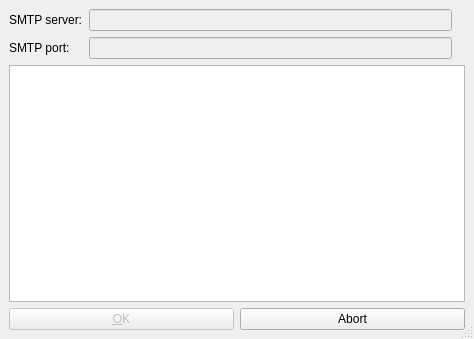
<ui version="4.0" >
 <class>CGexConnectionTestDialog_base</class>
 <widget class="QDialog" name="CGexConnectionTestDialog_base" >
  <property name="geometry" >
   <rect>
    <x>0</x>
    <y>0</y>
    <width>474</width>
    <height>339</height>
   </rect>
  </property>
  <property name="windowTitle" >
   <string>Connection test</string>
  </property>
  <property name="windowIcon" >
   <iconset resource="gex_email.qrc" >
    <normaloff>:/gex_email/images/resources/galaxy_icon.png</normaloff>:/gex_email/images/resources/galaxy_icon.png</iconset>
  </property>
  <property name="sizeGripEnabled" >
   <bool>true</bool>
  </property>
  <layout class="QVBoxLayout" >
   <property name="spacing" >
    <number>6</number>
   </property>
   <property name="margin" >
    <number>9</number>
   </property>
   <item>
    <layout class="QGridLayout" >
     <property name="margin" >
      <number>0</number>
     </property>
     <property name="spacing" >
      <number>6</number>
     </property>
     <item row="0" column="1" >
      <widget class="QLineEdit" name="editSmtpServer" >
       <property name="enabled" >
        <bool>false</bool>
       </property>
      </widget>
     </item>
     <item row="1" column="1" >
      <widget class="QLineEdit" name="editSmtpPort" >
       <property name="enabled" >
        <bool>false</bool>
       </property>
      </widget>
     </item>
     <item row="1" column="0" >
      <widget class="QLabel" name="labelSmtpPort" >
       <property name="sizePolicy" >
        <sizepolicy vsizetype="Preferred" hsizetype="Preferred" >
         <horstretch>0</horstretch>
         <verstretch>0</verstretch>
        </sizepolicy>
       </property>
       <property name="text" >
        <string>SMTP port:</string>
       </property>
       <property name="buddy" >
        <cstring>editSmtpPort</cstring>
       </property>
      </widget>
     </item>
     <item row="0" column="0" >
      <widget class="QLabel" name="labelSmtpServer" >
       <property name="sizePolicy" >
        <sizepolicy vsizetype="Preferred" hsizetype="Preferred" >
         <horstretch>0</horstretch>
         <verstretch>0</verstretch>
        </sizepolicy>
       </property>
       <property name="text" >
        <string>SMTP server:</string>
       </property>
       <property name="buddy" >
        <cstring>editSmtpServer</cstring>
       </property>
      </widget>
     </item>
     <item rowspan="2" row="0" column="2" >
      <widget class="QLabel" name="labelGalaxyLogo" >
       <property name="sizePolicy" >
        <sizepolicy vsizetype="Preferred" hsizetype="Preferred" >
         <horstretch>0</horstretch>
         <verstretch>0</verstretch>
        </sizepolicy>
       </property>
       <property name="text" >
        <string/>
       </property>
       <property name="pixmap" >
        <pixmap resource="gex_email.qrc" >:/gex_email/images/resources/galaxy_logo.png</pixmap>
       </property>
      </widget>
     </item>
    </layout>
   </item>
   <item>
    <widget class="QListWidget" name="listWidgetMessages" />
   </item>
   <item>
    <layout class="QHBoxLayout" >
     <property name="spacing" >
      <number>6</number>
     </property>
     <property name="margin" >
      <number>0</number>
     </property>
     <item>
      <widget class="QPushButton" name="buttonOk" >
       <property name="enabled" >
        <bool>false</bool>
       </property>
       <property name="toolTip" >
        <string>Close dialog</string>
       </property>
       <property name="text" >
        <string>&amp;OK</string>
       </property>
       <property name="shortcut" >
        <string/>
       </property>
       <property name="autoDefault" >
        <bool>true</bool>
       </property>
       <property name="default" >
        <bool>true</bool>
       </property>
      </widget>
     </item>
     <item>
      <widget class="QPushButton" name="buttonAbort" >
       <property name="toolTip" >
        <string>Abort connection test</string>
       </property>
       <property name="text" >
        <string>Abort</string>
       </property>
       <property name="shortcut" >
        <string/>
       </property>
       <property name="autoDefault" >
        <bool>true</bool>
       </property>
      </widget>
     </item>
    </layout>
   </item>
  </layout>
 </widget>
 <layoutdefault spacing="6" margin="11" />
 <tabstops>
  <tabstop>buttonOk</tabstop>
  <tabstop>buttonAbort</tabstop>
  <tabstop>editSmtpServer</tabstop>
  <tabstop>editSmtpPort</tabstop>
  <tabstop>listWidgetMessages</tabstop>
 </tabstops>
 <resources>
  <include location="gex_email.qrc" />
 </resources>
 <connections>
  <connection>
   <sender>buttonAbort</sender>
   <signal>clicked()</signal>
   <receiver>CGexConnectionTestDialog_base</receiver>
   <slot>reject()</slot>
   <hints>
    <hint type="sourcelabel" >
     <x>351</x>
     <y>315</y>
    </hint>
    <hint type="destinationlabel" >
     <x>236</x>
     <y>169</y>
    </hint>
   </hints>
  </connection>
  <connection>
   <sender>buttonOk</sender>
   <signal>clicked()</signal>
   <receiver>CGexConnectionTestDialog_base</receiver>
   <slot>accept()</slot>
   <hints>
    <hint type="sourcelabel" >
     <x>121</x>
     <y>315</y>
    </hint>
    <hint type="destinationlabel" >
     <x>236</x>
     <y>169</y>
    </hint>
   </hints>
  </connection>
 </connections>
</ui>
